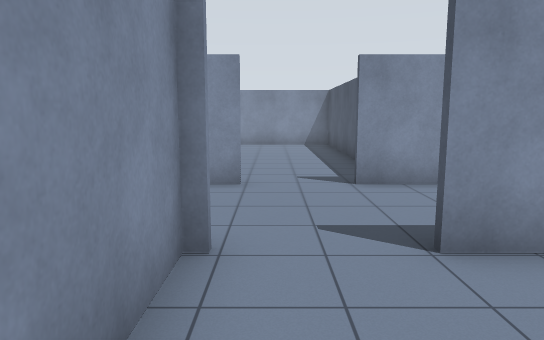
View 1 (above)

24 first-person views from a walk through a world built for the Gazebo simulator. The camera is 1.3 m above the floor, tilts 8° down and sees 70° across. The floor is counted in squares, 1 m on a side. Each view is taken from the middle of a square. On the plan, view 1 faces up. The plan holds only what a view shows up to about 16 squares ahead; the rest is blank.

View 2
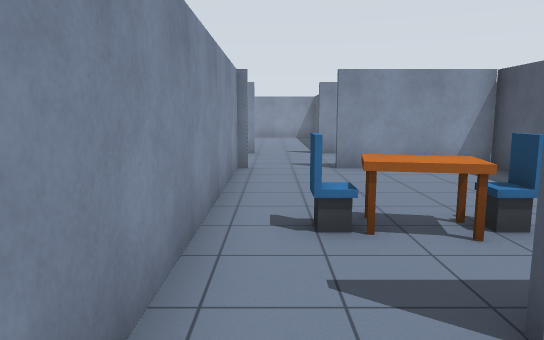

View 3
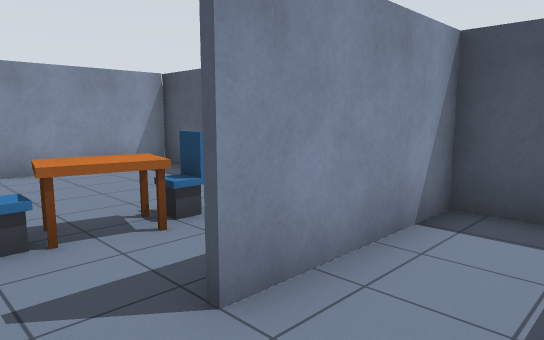

View 4
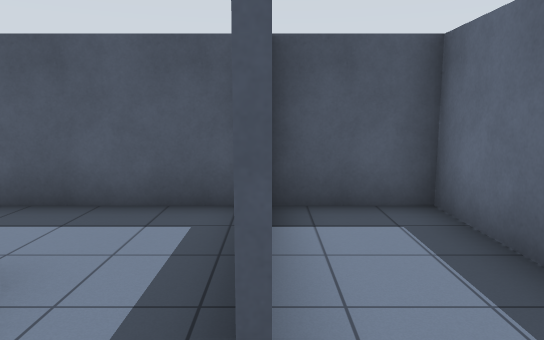

View 5
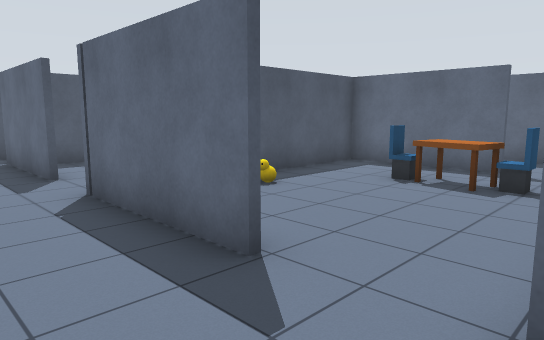

View 6
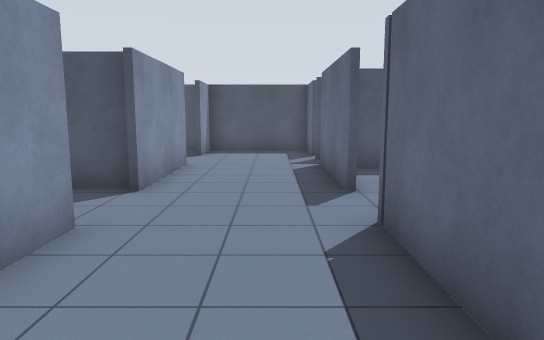

View 7
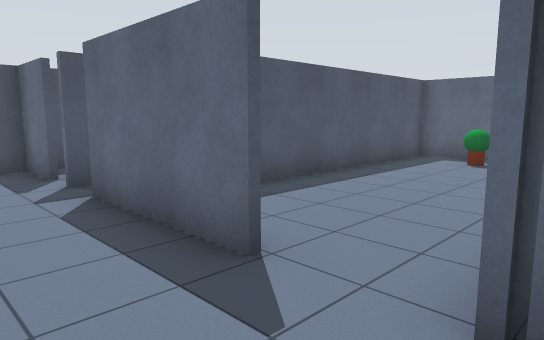

View 8
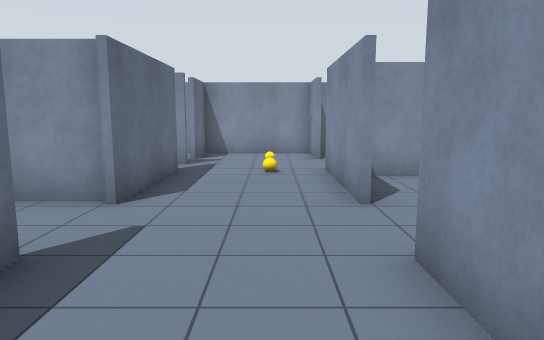

View 9
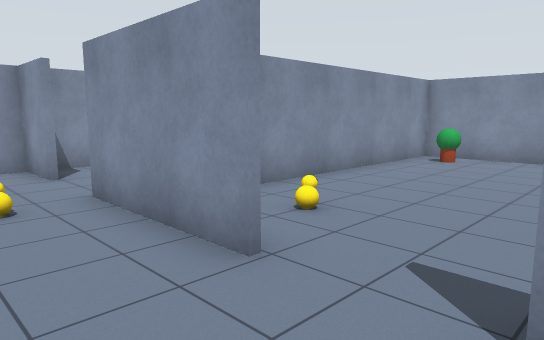

View 10
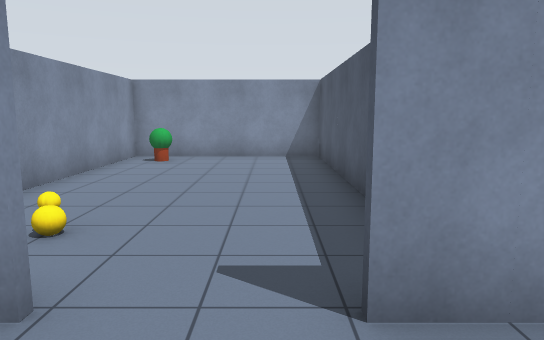

View 11
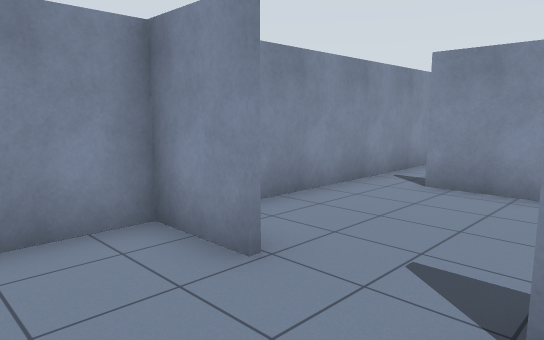

View 12
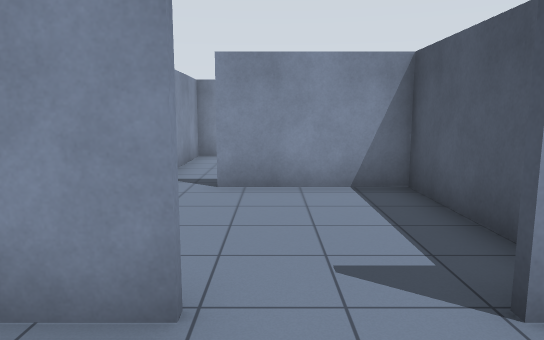

View 13
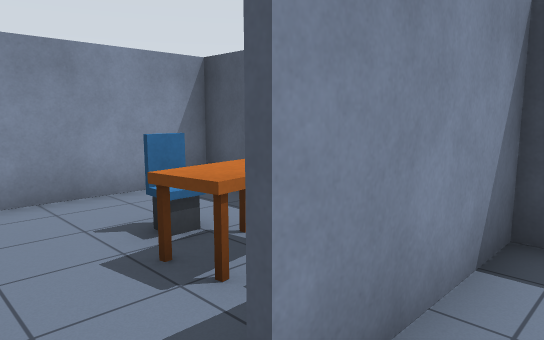

View 14
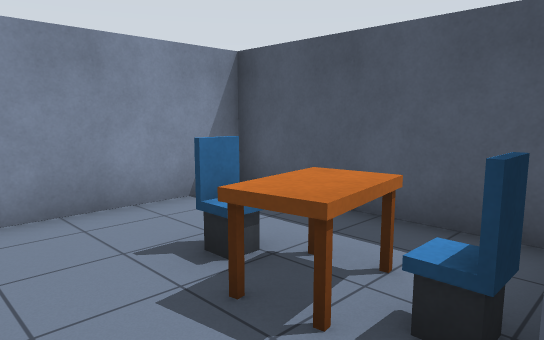

View 15
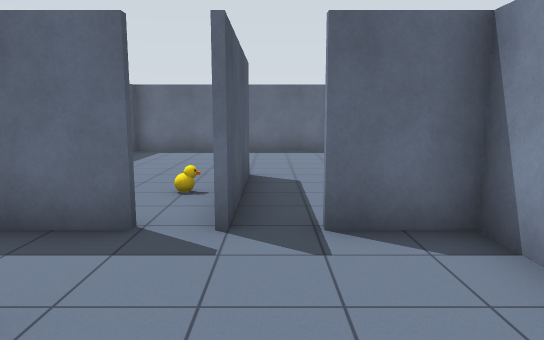

View 16
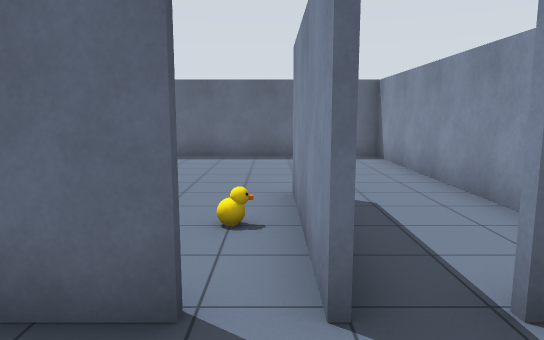

View 17
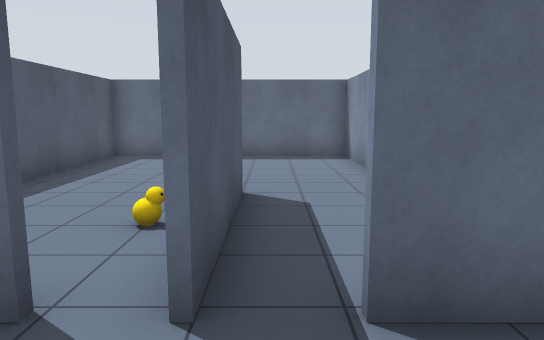

View 18
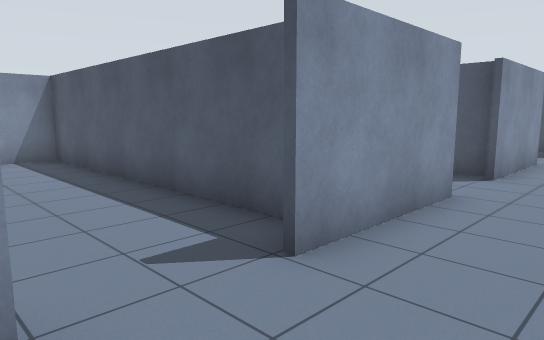

View 19
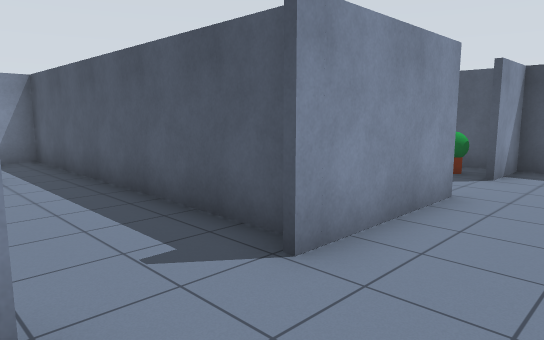

View 20
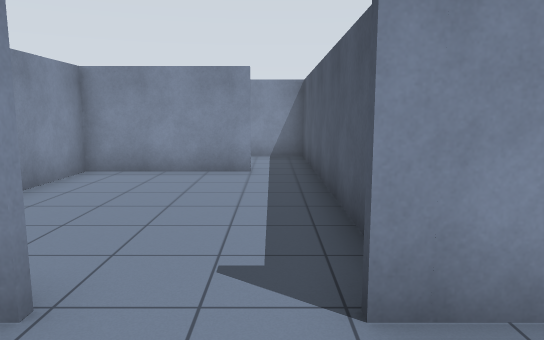

View 21
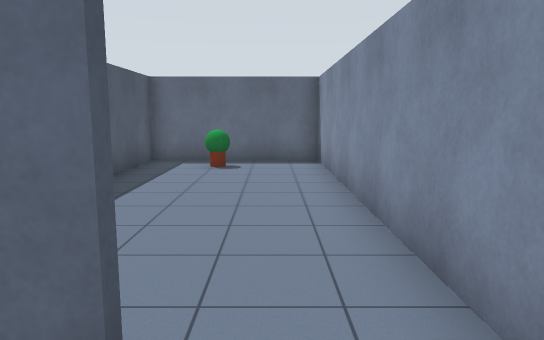

View 22
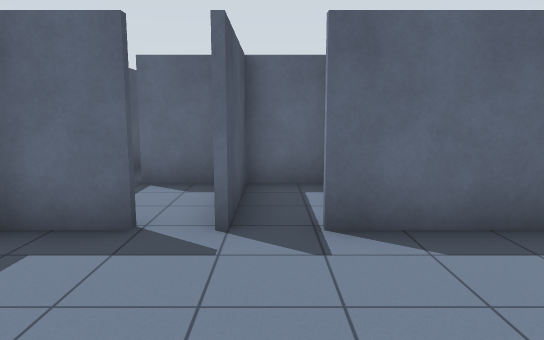

View 23
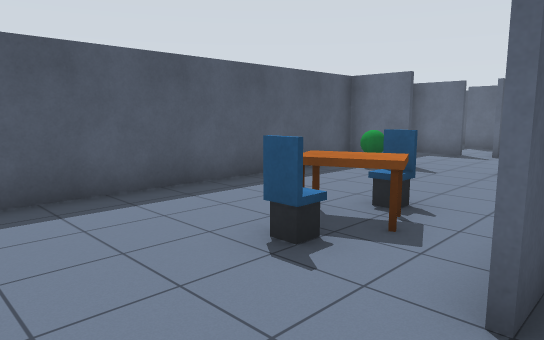

View 24
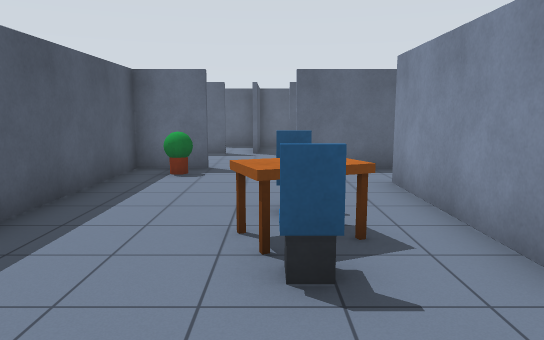

### Floor plan
Ten units are one square. View 1 is at (0, 0); x grows to the right and y downward. Boxes are objects, and circles mark ways between rooms. Rooms are numbered by the first view taken in them; rooms with no view inside come last. Other rooms are left out.
<svg viewBox="-88 -179 247 248">
<path fill="none" stroke="#000" d="M14 39 55 39 55 0M55 -19 55 -35 15 -35M-8 -36 -8 49M11 64 55 64 55 40 15 40M55 -73 15 -73M15 -37 58 -37M75 -37 115 -37M-5 -73 -45 -73M115 -73 75 -73M110 -7 125 -7 125 -38M-45 -37 -5 -37M135 -37 153 -37 153 -69M-65 -73 -83 -73 -83 -37 -65 -37M154 -73 135 -73M-35 -88 -35 -120 -70 -120M-83 -116 -83 -76M-35 -126 -35 -174M-29 -173 -83 -173 -83 -116M96 -139 96 -95M95 -138 95 -145M135 -74 154 -74M90 -74 115 -74M153 -69 153 -160M-55 5 -55 -38M-83 -9 -83 64 -10 64 -10 16M-54 -38 -54 5M25 -82 25 -173 -29 -173M-33 -174 -33 -81M56 -32 56 64 105 64 105 -30M80 -75 80 -134M66 -140 27 -140 27 -116"/>
<rect x="5" y="5" width="10" height="20" fill="#bbb"><title>chair</title></rect>
<rect x="15" y="5" width="10" height="20" fill="#bbb"><title>table</title></rect>
<rect x="25" y="15" width="10" height="10" fill="#bbb"><title>chair</title></rect>
<rect x="35" y="-15" width="10" height="10" fill="#bbb"><title>other object</title></rect>
<rect x="-45" y="-65" width="10" height="10" fill="#bbb"><title>other object</title></rect>
<rect x="-65" y="-135" width="10" height="10" fill="#bbb"><title>chair</title></rect>
<rect x="-65" y="-145" width="20" height="10" fill="#bbb"><title>table</title></rect>
<rect x="-65" y="-155" width="10" height="10" fill="#bbb"><title>chair</title></rect>
<rect x="105" y="-135" width="20" height="10" fill="#bbb"><title>table</title></rect>
<rect x="115" y="-125" width="10" height="10" fill="#bbb"><title>chair</title></rect>
<rect x="115" y="-145" width="10" height="10" fill="#bbb"><title>chair</title></rect>
<rect x="135" y="-85" width="10" height="10" fill="#bbb"><title>plant</title></rect>
<rect x="-55" y="-15" width="10" height="10" fill="#bbb"><title>other object</title></rect>
<rect x="-25" y="-95" width="10" height="10" fill="#bbb"><title>other object</title></rect>
<rect x="-25" y="-165" width="10" height="10" fill="#bbb"><title>plant</title></rect>
<rect x="75" y="45" width="10" height="10" fill="#bbb"><title>plant</title></rect>
<circle cx="5" cy="40" r="3" fill="#2a7"/>
<circle cx="5" cy="-40" r="3" fill="#2a7"/>
<circle cx="-55" cy="-70" r="3" fill="#2a7"/>
<circle cx="125" cy="-70" r="3" fill="#2a7"/>
<circle cx="-60" cy="-40" r="3" fill="#2a7"/>
<circle cx="5" cy="-70" r="3" fill="#2a7"/>
<circle cx="70" cy="-40" r="3" fill="#2a7"/>
<circle cx="65" cy="-70" r="3" fill="#2a7"/>
<circle cx="-80" cy="-120" r="3" fill="#2a7"/>
<text x="20" y="0">1</text>
<text x="20" y="50">2</text>
<text x="40" y="-50">3</text>
<text x="-60" y="-90">4</text>
<text x="-60" y="-150">5</text>
<text x="120" y="-120">6</text>
<text x="-50" y="20">7</text>
<text x="0" y="-120">8</text>
<text x="80" y="10">9</text>
<text x="60" y="-100">10</text>
</svg>
Room 1 opens to room 2. Room 1 opens to room 3. Room 3 opens to room 4. Room 3 opens to room 6. Room 3 opens to room 7. Room 3 opens to room 8. Room 3 opens to room 9. Room 3 opens to room 10. Room 4 opens to room 5.

Where each view was taken, in squares from view 1:
view 1: 0 up, 0 right, facing up
view 2: 6 down, 0 right, facing up
view 3: 6 down, 0 right, facing up-right
view 4: 4 down, 0 right, facing right
view 5: 6 up, 1 left, facing down-right
view 6: 5 up, 1 right, facing right
view 7: 6 up, 5 right, facing down-right
view 8: 6 up, 5 right, facing left
view 9: 5 up, 2 right, facing up-left
view 10: 5 up, 1 right, facing up
view 11: 5 up, 4 left, facing up-left
view 12: 5 up, 6 left, facing up
view 13: 11 up, 8 left, facing up-right
view 14: 12 up, 8 left, facing up-right
view 15: 8 up, 6 left, facing down
view 16: 6 up, 5 left, facing down
view 17: 6 up, 6 left, facing down
view 18: 5 up, 1 left, facing up-right
view 19: 5 up, 5 right, facing up-right
view 20: 5 up, 7 right, facing up
view 21: 5 up, 7 right, facing down
view 22: 8 up, 12 right, facing down
view 23: 17 up, 9 right, facing down-right
view 24: 17 up, 12 right, facing down
